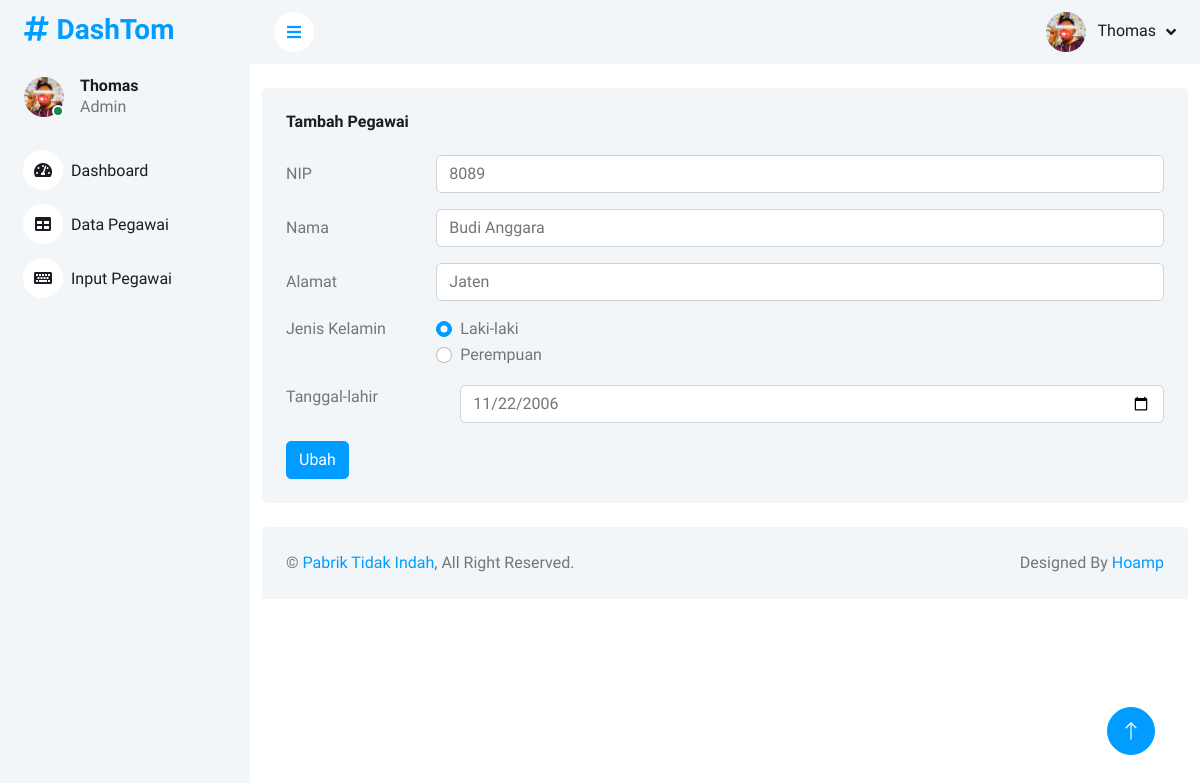
Page /ubah.php?id=1 (signed in) on the committed database.
### tables this page shows
CREATE TABLE `pegawai` (
  `id_pegawai` int(11) NOT NULL,
  `nip` varchar(20) NOT NULL,
  `nama` varchar(50) NOT NULL,
  `alamat` varchar(100) NOT NULL,
  `jenis_kelamin` varchar(20) NOT NULL,
  `tanggal_lahir` date NOT NULL
);

### ubah.php (the view, shortened to what this page needs)
<?php
    require_once 'database/koneksi.php';
    if(isset($_GET['id'])){
        $id = $_GET['id'];
        $query = "SELECT * FROM pegawai WHERE id_pegawai='$id'";
        $data_pegawai = mysqli_query($conn, $query);
    } else {
        header("location: index.php");
    }
?>
<!DOCTYPE html>
<html lang="en">
<head>
    <?php require_once 'layouts/_css.php'; ?>
</head>
<body>
    <div class="container-xxl position-relative bg-white d-flex p-0">
        <?php require_once 'layouts/_sidebar.php'; ?>
        <div class="content">
            <?php require_once 'layouts/_nav.php'; ?>
            <div class="container-fluid pt-4">
                <div class="col-sm-12 col-xl-12">
                    <div class="bg-light rounded h-100 p-4">
                        <h6 class="mb-4">Tambah Pegawai</h6>
                        <?php foreach($data_pegawai as $data) : ?>
                            <form action="proses.php" method="POST">
                                <div class="row mb-3">
                                    <label  class="col-sm-2 col-form-label">NIP </label>
                                    <div class="col-sm-10">
                                        <input type="text" class="form-control"  name="nip" value="<?= $data['nip']; ?>">
                                    </div>
                                </div>
                                <div class="row mb-3">
                                    <label  class="col-sm-2 col-form-label">Nama </label>
                                    <div class="col-sm-10">
                                        <input type="text" class="form-control"  name="nama" value="<?= $data['nama'] ?>">
                                    </div>
                                </div>
                                <div class="row mb-3">
                                    <label  class="col-sm-2 col-form-label">Alamat </label>
                                    <div class="col-sm-10">
                                        <input type="text" class="form-control"  name="alamat" value="<?= $data['alamat'] ?>">
                                    </div>
                                </div>
                                <fieldset class="row mb-3">
                                    <legend class="col-form-label col-sm-2 pt-0">Jenis Kelamin</legend>
                                    <div class="col-sm-10">
                                        <div class="form-check">
                                            <input class="form-check-input" type="radio" name="jenis_kelamin" id="jenis_kelamin" value="Laki-laki"  <?php if($data['jenis_kelamin'] === 'laki-laki'){ echo "checked"; }?>>
                                            <label class="form-check-label" for="jenis_kelamin">
                                                Laki-laki
                                            </label>
                                        </div>
                                        <div class="form-check">
                                            <input class="form-check-input" type="radio" name="jenis_kelamin" id="jenis_kelamin" value="Perempuan" <?php if($data['jenis_kelamin'] === 'perempuan'){ echo "checked"; }?>>
                                            <label class="form-check-label" for="jenis_kelamin">
                                                Perempuan
                                            </label>
                                        </div>
                                    </div>
                                </fieldset>
                                <div class="row mb-3">
                                    <legend class="col-form-label col-sm-2 pt-0">Tanggal-lahir</legend>
                                    <div class="col-sm-10">
                                        <div class="form-check">
                                        <input type="date" class="form-control"  name="tanggal_lahir" value="<?= $data['tanggal_lahir']; ?>">
                                        </div>
                                    </div>
                                </div>
                                <button type="submit" class="btn btn-primary" name="ubah_pegawai">Ubah</button>
                            </form>
                        <?php endforeach; ?>
                    </div>
                </div>
            </div>
            <?php require_once 'layouts/_footer.php'; ?>
        </div>
        <?php require_once 'layouts/_toTop.php'; ?>
    </div>
</body>
</html>

### dashmin/css/style.css (style rules this page uses)
:root { --primary: #009CFF; --light: #F3F6F9; --dark: #191C24; }
.btn { transition: .5s; }
.btn.btn-primary { color: #FFFFFF; }
.content { margin-left: 250px; min-height: 100vh; background: #FFFFFF; transition: 0.5s; }
@media (min-width: 992px) { .content { width: calc(100% - 250px); } }

### rows in the picture
pegawai: nip "8089", nama "Budi Anggara", alamat "Jaten", jenis_kelamin "☑ Laki-laki", tanggal_lahir "11/22/2006"
